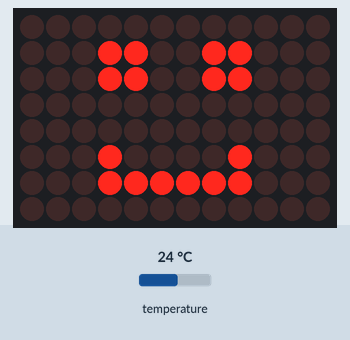
Simulated run of this sketch. Board: Arduino Uno R4 WiFi. Parts: 12×8 LED matrix. The inputs (shaded band) are chosen by the test bench; at power-on: temperature 24 °C. WiFi joins after 1.5 s; servers stay silent unless stated; uploads are accepted with an empty reply; what the sketch prints to the serial monitor is not drawn.

Above: at 1.6 s.

The sketch:

Arduino-tempChecker.ino
```cpp
#include <WiFiS3.h>
#include <Arduino_LED_Matrix.h>
#include <ArduinoHttpClient.h>

#include <OneWire.h>
#include <DallasTemperature.h>

#include "frames.h"
#include "secrets.h"

//Referenser
//https://arduinomodules.info/ky-001-temperature-sensor-module/

//Wifi settings
  char ssid[] = SECRET_SSID;
  char password[] = SECRET_PASS;


//API Settings
  char api[] = SECRET_API;
  int port = 8080;
  char endpoint[] = "/temp";
  char apiKey[] = API_KEY;

// Client Inits
  WiFiClient wifi;
  HttpClient client = HttpClient(wifi, api, port);

//Sensor Settings
  #define ONE_WIRE_BUS 2
  OneWire oneWire(ONE_WIRE_BUS);
  DallasTemperature sensors(&oneWire);
  int tempC;

//LED Screen init
  ArduinoLEDMatrix matrix;

void setup() {
  // put your setup code here, to run once:

  Serial.begin(9600);

  sensors.begin();
  matrix.begin();

  Serial.println("Connecting to Wifi...");

  wifiConnect();

  delay(1000);
}

void loop() {
  //Check if wifi is connected every loop and updates the LED screen with a happy face if it is connected, else it will show a warning on the LED screen!
  if (WiFi.status() == WL_CONNECTED) {
    matrix.loadFrame(happy);
    delay(500);
  } else {
    matrix.loadFrame(danger);
    WiFi.disconnect();
    delay(500);
    wifiConnect();
    delay(500);
  }

  tempC = sensorCheck();

  postTemp(tempC, client);

  delay(60000);
}

  //Gets the temp from the sensor
  int sensorCheck(){
    sensors.requestTemperatures();

   return sensors.getTempCByIndex(0);

}

//Sends the temperature to backend server!
void postTemp(int newTemp, HttpClient client) {
  String postData = String("{\"temp\":") + newTemp + "}";
  Serial.println("Sending postData...");

  client.beginRequest();
  client.post(endpoint);

  client.sendHeader("Content-Type", "application/json");
  client.sendHeader("Content-Length", postData.length());
  client.sendHeader("x-api-key", apiKey);

  client.beginBody();
  client.print(postData);
  client.endRequest();

  int statusCode = client.responseStatusCode();
  String response = client.responseBody();

  Serial.print("Status code: ");
  Serial.println(statusCode);
  Serial.print("Response: ");
  Serial.println(response);
}

int wifiConnect() {
  WiFi.begin(ssid, password);

  while (WiFi.status() != WL_CONNECTED) {
    Serial.println("...");
    delay(1000);
  }

  Serial.println("Connected!");
  matrix.loadFrame(happy);
}
```

frames.h
```cpp
const uint32_t danger[] = {
	0x400a015,
	0x1502082,
	0x484047fc
};

const uint32_t happy[] = {
	0x19819,
	0x80000001,
	0x81f8000
};
```

secrets_example.h
```cpp
#define SECRET_SSID "YOUR_WIFI_NAME"
#define SECRET_PASS "WIFI_PASSWORD"
#define SECRET_API "BACKEND_IP"
#define API_KEY "APIKEY"
```
